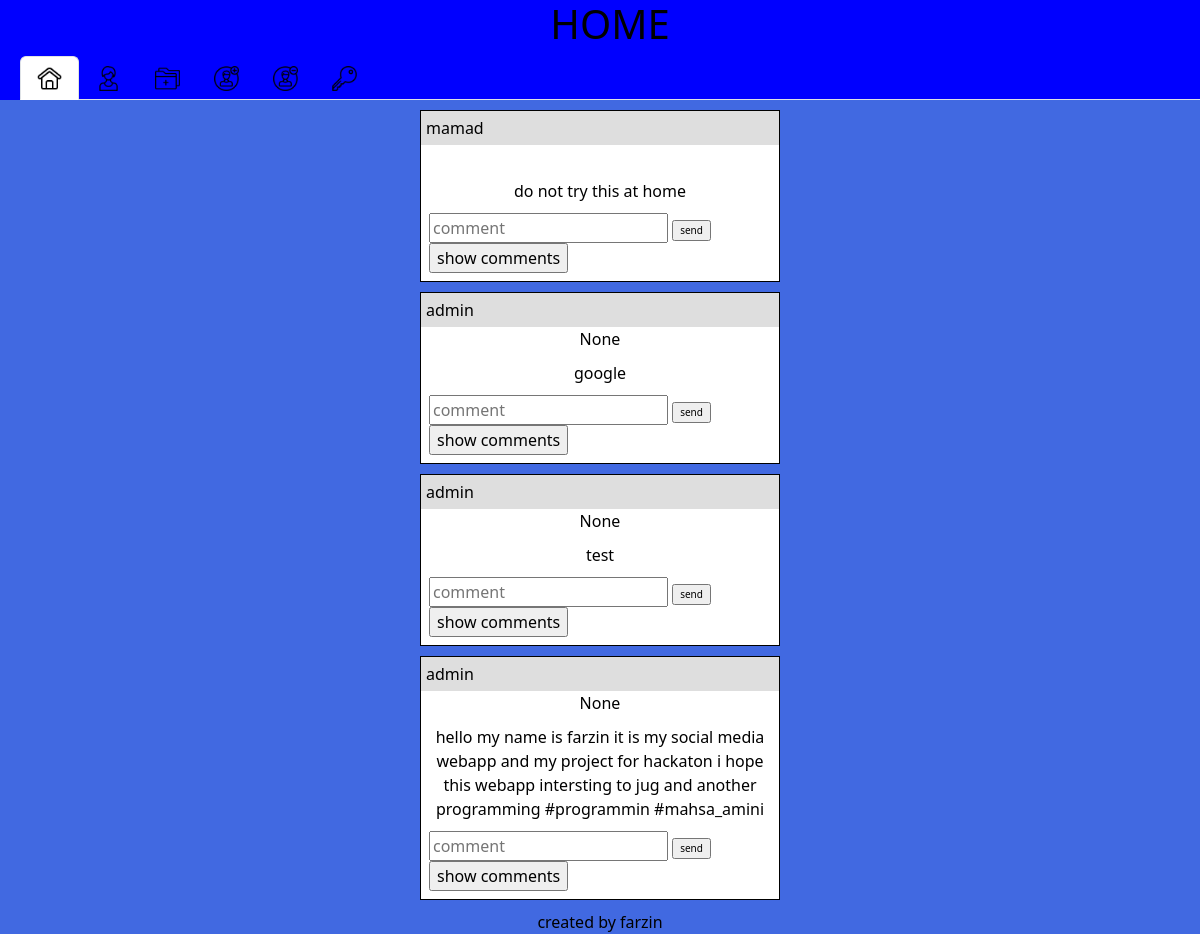
Screenshot of / (signed in) with the database file from the repository.
### tables this page shows
CREATE TABLE posts (
 id INTEGER PRIMARY KEY AUTOINCREMENT NOT NULL,
 postguy TEXT NOT NULL,
 caption TEXT,
 user_id int, image BLOB,
 FOREIGN KEY(user_id) REFERENCES users(id)
);

### app.py (the view)
@app.route("/")
@login_required
def index():
    user_id = session["user_id"]
    posts = db.execute("SELECT postguy, image, caption, id FROM posts ORDER BY id DESC")
    commentguy = db.execute("SELECT username FROM users WHERE id = ?", user_id)
    return render_template("index.html", posts=posts, commentguy=commentguy)

### app.py (called while the page is built)
@app.after_request
def after_request(response):
    response.headers["Cache-Control"] = "no-cache, no-store, must-revalidate"
    response.headers["Expires"] = 0
    response.headers["Pragma"] = "no-cache"
    return response

### helpers.py (called while the page is built)
def login_required(f):
    @wraps(f)
    def decorated_function(*args, **kwargs):
        if session.get("user_id") is None:
            return redirect("/login")
        return f(*args, **kwargs)
    return decorated_function

### templates/index.html (shortened to what this page needs)
{% extends "layout.html" %}
{% block title %}
    <h1>HOME</h1>
    <div>
        <ul class="nav nav-tabs">
            <li class="nav-item">
            <a class="nav-link active" aria-current="page" href="/"><img class="icon" src="static/images/home-page.png" alt="home"></a>
            </li>
            <li class="nav-item">
            <a class="nav-link" href="/page"><img class="icon" src="static/images/page.png" alt="page"></a>
            </li>
            <li class="nav-item">
            <a class="nav-link" href="/post"><img class="icon" src="static/images/post.png" alt="post"></a>
            </li>
            <li class="nav-item">
            <a class="nav-link" href="/login"><img class="icon" src="static/images/login.png" alt="login"></a>
            </li>
            <li class="nav-item">
            <a class="nav-link" href="/logout"><img class="icon" src="static/images/logout.png" alt="logout"></a>
            </li>
            <li class="nav-item">
            <a class="nav-link" href="/register"><img class="icon" src="static/images/register.png" alt="register"></a>
            </li>
      </ul>
    </div>
{% endblock %}
{% block body %}
    {% for post in posts %}
        <div class="post">
            <div class="head">{{ post["postguy"] }}</div>
            <img src="">{{ post['image'] }}
            <br>
            <div class="caption">{{ post["caption"] }}</div>
            <div class="addcomment">
                <form action="/addcomment" method="post">
                    <input type="text" name="comment" placeholder="comment">
                    <input id="submit" type="submit" value="send">
                </form>
                <form action="showcomments" method="post">
                    <input type="submit" value="show comments">
                </form>
            </div>
        </div>
    {% endfor %}
{% endblock %}

### templates/layout.html (shortened to what this page needs)
<!DOCTYPE html>
<html>
<head lang="en">
    <link href="https://cdn.jsdelivr.net/npm/bootstrap@5.2.2/dist/css/bootstrap.min.css" rel="stylesheet">
    <link href="/static/style.css" rel="stylesheet">
</head>
<body>
    <header>
        {% block title %}{% endblock %}
    </header>
      {% block body %}{% endblock %}
    <footer>created by farzin</footer>
</body>
</html>

### static/style.css (style rules this page uses)
header { background-color: blue; text-align: center; }
body { text-align: center; background-color: royalblue; color: black; }
a:link { text-decoration: none; color: black; }
.post { border: 1px solid black; background: white; color: black; width: 30%; text-align: center; margin: 10px 32% 10px 35%; }
.head { display: block; background: rgba(190,190,190,0.5); padding: 5px; text-align: left; }
.caption { margin: 10px; }
header { padding-left: 20px; }
.icon { width: 25px; }
.addcomment { text-align: left; margin: 0.5em; }
#submit { font-size: 10px; }

### templates/layout.html (style rules this page uses)
.active { background-color: blue; border:0.5px 0.5px 0 0.5px solid white; }

### rows the page displays
posts: postguy "mamad", caption "do not try this at home"
posts: postguy "admin", image "None", caption "google"
posts: postguy "admin", image "None", caption "test"
posts: postguy "admin", image "None", caption "hello my name is farzin it is my social media webapp and my project for hackaton i hope this webapp intersting to jug and another programming #programmin #mahsa_amini"
